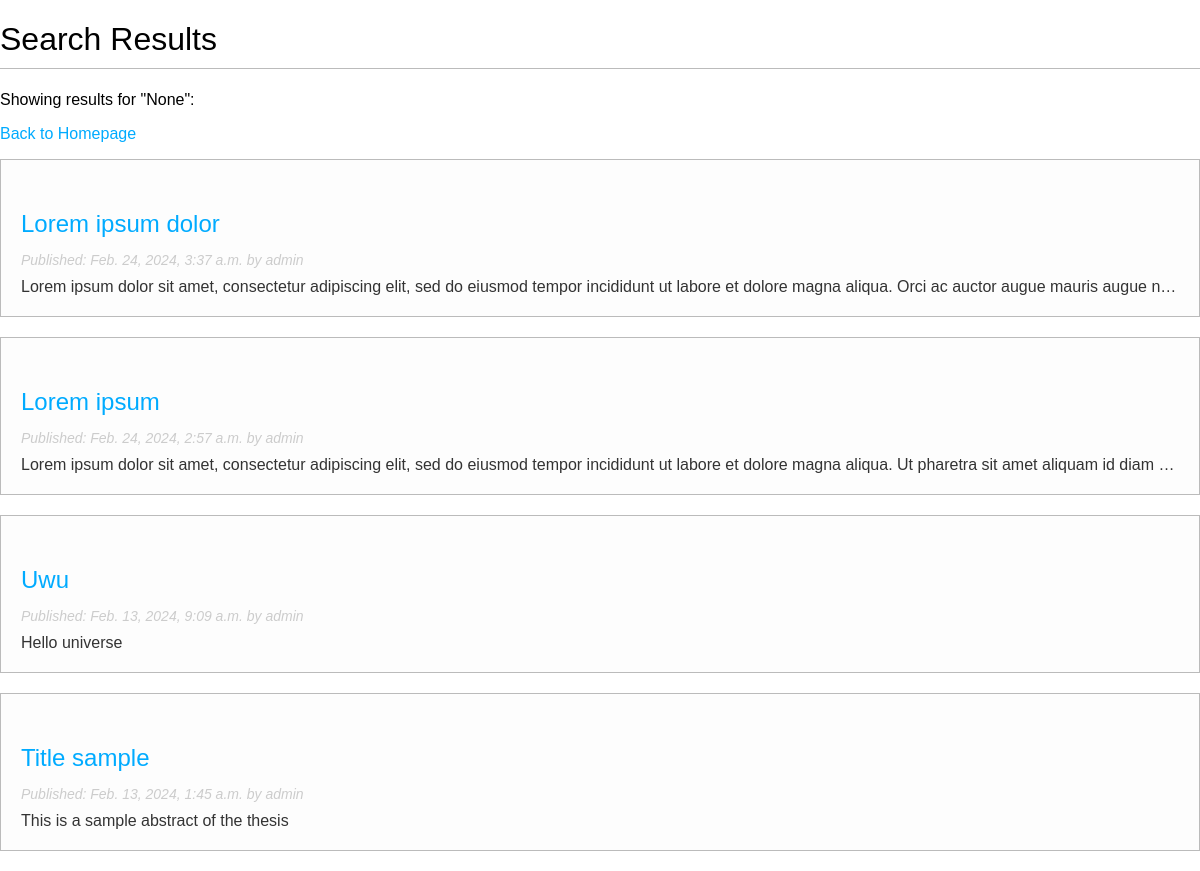
/search/, run on an earlier commit of the app's database.
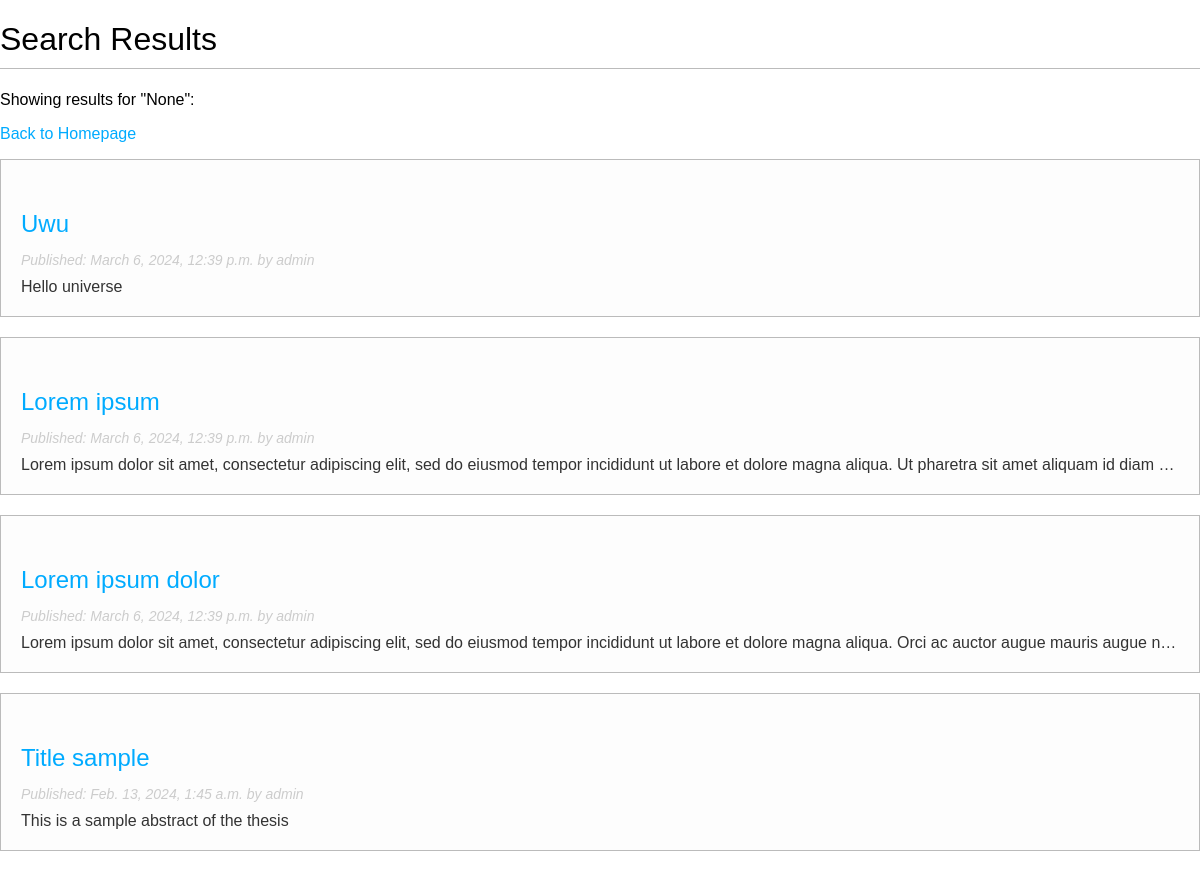
And on a later commit of the database.
### web/models.py (models this page shows, shortened)
class Thesis(models.Model):
    title = models.CharField(max_length=200, unique=True)
    author = models.ForeignKey(User, on_delete=models.CASCADE, related_name='theses')
    publication_date = models.DateTimeField(auto_now=True)
    abstract = models.TextField()
    tags = TaggableManager()
    class Meta:
        ordering = ['-publication_date']

### web/views.py (the view)
# urls.py: path('search/', thesis_search, name="thesis_search"),
def thesis_search(request):
    query = request.GET.get('q')
    if query:
        theses = Thesis.objects.filter(title__icontains=query) | Thesis.objects.filter(abstract__icontains=query)
    else:
        theses = Thesis.objects.all()
    return render(request, 'search_results.html', {'theses': theses, 'query': query})

### web/templates/search_results.html (shortened to what this page needs)
<!DOCTYPE html>
<html lang="en">
<head>
</head>
<body>
    <h1>Search Results</h1>
    <p>Showing results for "{{ query }}":</p>
    <p><a href="{% url 'homepage' %}">Back to Homepage</a></p>
    {% for thesis in theses %}
        <div class="thesis-container">
            <h2 class="thesis-title">
                <a href="{% url 'post_detail' thesis.id %}">{{ thesis.title }}</a>
            </h2>
            <p class="thesis-meta">
                Published: {{ thesis.publication_date }} by {{ thesis.author }}
            </p>
            <div class="thesis-preview">
                {{ thesis.abstract }}
            </div>
        </div>
    {% empty %}
        <p>No results found.</p>
    {% endfor %}
</body>
</html>

### web/templates/search_results.html (style rules this page uses)
body { margin:0; padding:0; font-family:helvetica, sans-serif; }
a { color:#00abff; text-decoration:none; }
h1 { font-weight:normal; border-bottom:1px solid #bbb; padding:0 0 10px 0; }
h2 { font-weight:normal; margin:30px 0 0; }
.thesis-container { background-color: #fdfdfd; padding: 20px; border: 1px solid #bbb; margin-bottom: 20px; }
.thesis-title { font-size: 24px; color: #00abff; margin-bottom: 10px; }
.thesis-meta { font-size: 14px; color: #ccc; margin-bottom: 10px; font-style: italic; }
.thesis-preview { font-size: 16px; color: #333; overflow: hidden; white-space: nowrap; text-overflow: ellipsis; }

What changed in the data, as far as the page shows it:
changed Thesis "Uwu": publication_date "Feb. 13, 2024, 9:09 a.m." → "March 6, 2024, 12:39 p.m."; moves up the list
changed Thesis "Lorem ipsum": publication_date "Feb. 24, 2024, 2:57 a.m." → "March 6, 2024, 12:39 p.m."; moves down the list
changed Thesis "Lorem ipsum dolor": publication_date "Feb. 24, 2024, 3:37 a.m." → "March 6, 2024, 12:39 p.m."
